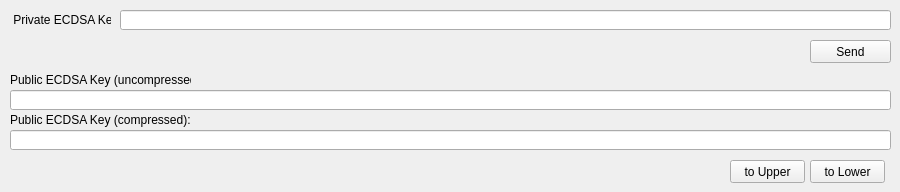
      <widget class="QWidget" name="tab_PublicECDSAKey">
       <attribute name="title">
        <string>Public ECDSA Key</string>
       </attribute>
       <widget class="QLineEdit" name="lineEdit_PrivECDSAKeyTests">
        <property name="geometry">
         <rect>
          <x>120</x>
          <y>10</y>
          <width>771</width>
          <height>20</height>
         </rect>
        </property>
       </widget>
       <widget class="QLabel" name="label_PrivECDSAKeyTests">
        <property name="geometry">
         <rect>
          <x>10</x>
          <y>10</y>
          <width>101</width>
          <height>20</height>
         </rect>
        </property>
        <property name="text">
         <string> Private ECDSA Key:</string>
        </property>
       </widget>
       <widget class="QPushButton" name="pushButton_CalcPublicECDSAKeyTests">
        <property name="geometry">
         <rect>
          <x>810</x>
          <y>40</y>
          <width>81</width>
          <height>23</height>
         </rect>
        </property>
        <property name="text">
         <string>Send</string>
        </property>
       </widget>
       <widget class="QLabel" name="label_PublicECDSAKeyTestsUncompressed">
        <property name="geometry">
         <rect>
          <x>10</x>
          <y>70</y>
          <width>181</width>
          <height>20</height>
         </rect>
        </property>
        <property name="text">
         <string>Public ECDSA Key (uncompressed):</string>
        </property>
       </widget>
       <widget class="QLineEdit" name="lineEdit_PublicECDSAKeyTestsUncompressed">
        <property name="geometry">
         <rect>
          <x>10</x>
          <y>90</y>
          <width>881</width>
          <height>20</height>
         </rect>
        </property>
       </widget>
       <widget class="QLineEdit" name="lineEdit_PublicECDSAKeyTestsCompressed">
        <property name="geometry">
         <rect>
          <x>10</x>
          <y>130</y>
          <width>881</width>
          <height>20</height>
         </rect>
        </property>
       </widget>
       <widget class="QLabel" name="label_PublicECDSAKeyTestsCompressed">
        <property name="geometry">
         <rect>
          <x>10</x>
          <y>110</y>
          <width>181</width>
          <height>20</height>
         </rect>
        </property>
        <property name="text">
         <string>Public ECDSA Key (compressed):</string>
        </property>
       </widget>
       <widget class="QPushButton" name="pushButton_PublicKeyECDAKeyToUpper">
        <property name="geometry">
         <rect>
          <x>730</x>
          <y>160</y>
          <width>75</width>
          <height>23</height>
         </rect>
        </property>
        <property name="text">
         <string>to Upper</string>
        </property>
       </widget>
       <widget class="QPushButton" name="pushButton_PublicKeyECDAKeyToLower">
        <property name="geometry">
         <rect>
          <x>810</x>
          <y>160</y>
          <width>75</width>
          <height>23</height>
         </rect>
        </property>
        <property name="text">
         <string>to Lower</string>
        </property>
       </widget>
      </widget>
